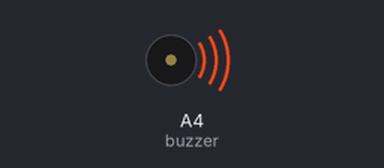
This sketch was run on a simulated Arduino Uno, built with avr-gcc and run on an emulated ATmega328P. Shown: buzzer (waves = sounding).

Above: at 1.3 s.
At 86.6 s:
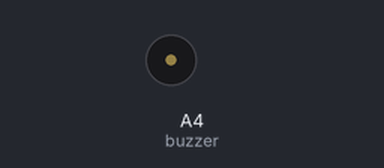
Timing chart, 0 to 88.1 s (numbered marks = the images above):
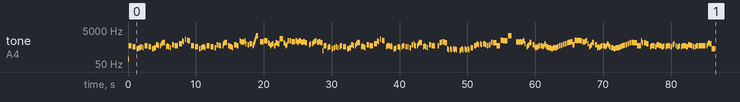

The sketch:

__.ino
```cpp
// 葬送のフリーレン OP 勇者 (anime version)

#include <avr/pgmspace.h>

#define NOTE_B0  31
#define NOTE_C1  33
#define NOTE_CS1 35
#define NOTE_D1  37
#define NOTE_DS1 39
#define NOTE_E1  41
#define NOTE_F1  44
#define NOTE_FS1 46
#define NOTE_G1  49
#define NOTE_GS1 52
#define NOTE_A1  55
#define NOTE_AS1 58
#define NOTE_B1  62
#define NOTE_C2  65
#define NOTE_CS2 69
#define NOTE_D2  73
#define NOTE_DS2 78
#define NOTE_E2  82
#define NOTE_F2  87
#define NOTE_FS2 93
#define NOTE_G2  98
#define NOTE_GS2 104
#define NOTE_A2  110
#define NOTE_AS2 117
#define NOTE_B2  123
#define NOTE_C3  131
#define NOTE_CS3 139
#define NOTE_D3  147
#define NOTE_DS3 156
#define NOTE_E3  165
#define NOTE_F3  175
#define NOTE_FS3 185
#define NOTE_G3  196
#define NOTE_GS3 208
#define NOTE_A3  220
#define NOTE_AS3 233
#define NOTE_B3  247
#define NOTE_C4  262
#define NOTE_CS4 277
#define NOTE_D4  294
#define NOTE_DS4 311
#define NOTE_E4  330
#define NOTE_F4  349
#define NOTE_FS4 370
#define NOTE_G4  392
#define NOTE_GS4 415
#define NOTE_A4  440
#define NOTE_AS4 466
#define NOTE_B4  494
#define NOTE_C5  523
#define NOTE_CS5 554
#define NOTE_D5  587
#define NOTE_DS5 622
#define NOTE_E5  659
#define NOTE_F5  698
#define NOTE_FS5 740
#define NOTE_G5  784
#define NOTE_GS5 831
#define NOTE_A5  880
#define NOTE_AS5 932
#define NOTE_B5  988
#define NOTE_C6  1047
#define NOTE_CS6 1109
#define NOTE_D6  1175
#define NOTE_DS6 1245
#define NOTE_E6  1319
#define NOTE_F6  1397
#define NOTE_FS6 1480
#define NOTE_G6  1568
#define NOTE_GS6 1661
#define NOTE_A6  1760
#define NOTE_AS6 1865
#define NOTE_B6  1976
#define NOTE_C7  2093
#define NOTE_CS7 2217
#define NOTE_D7  2349
#define NOTE_DS7 2489
#define NOTE_E7  2637
#define NOTE_F7  2794
#define NOTE_FS7 2960
#define NOTE_G7  3136
#define NOTE_GS7 3322
#define NOTE_A7  3520
#define NOTE_AS7 3729
#define NOTE_B7  3951
#define NOTE_C8  4186
#define NOTE_CS8 4435
#define NOTE_D8  4699
#define NOTE_DS8 4978
#define NOTE_E8  5274
#define NOTE_F8  5588
#define NOTE_FS8 5920
#define NOTE_G8  6272
#define NOTE_GS8 6645
#define NOTE_A8  7074
#define NOTE_AS8 7459
#define NOTE_B8  7902
#define REST 0

int tempo = 104;
int buzzer = A4;

const int melody[] PROGMEM = {
  NOTE_G2,16,NOTE_D5,16,NOTE_D5,16,NOTE_D5,16,REST,16,NOTE_C5,16,NOTE_C5,16,NOTE_C5,16,REST,16,
  NOTE_G4,8,NOTE_AS4,8,NOTE_C5,8,NOTE_AS4,16,REST,16,NOTE_D5,16,NOTE_D5,16,NOTE_D5,16,REST,16,NOTE_C5,16,NOTE_C5,16,NOTE_C5,16,REST,16,
  NOTE_G4,8,NOTE_AS4,8,NOTE_F5,8,NOTE_D5,16,REST,16,NOTE_D5,16,NOTE_G5,16,NOTE_A5,16,NOTE_AS5,16,NOTE_A5,16,REST,16,NOTE_C5,16,NOTE_D5,16,NOTE_C5,8,NOTE_AS4,16,REST,16,
  NOTE_F5,6,NOTE_D5,4,REST,16,NOTE_G5,16,NOTE_G5,16,NOTE_G5,16,NOTE_D6,16,NOTE_C6,16,REST,16,NOTE_F6,16,REST,16,NOTE_DS6,16,NOTE_D6,8,REST,16,
  NOTE_D5,16,NOTE_D5,16,NOTE_D5,16,REST,16,NOTE_C5,16,NOTE_C5,16,NOTE_C5,16,REST,16,NOTE_G4,8,NOTE_AS4,8,NOTE_C5,8,NOTE_AS4,16,REST,16,
  NOTE_D5,16,NOTE_D5,16,NOTE_D5,16,REST,16,NOTE_C5,16,NOTE_C5,16,NOTE_C5,16,REST,16,NOTE_AS4,8,NOTE_F5,8,NOTE_DS5,16,NOTE_D5,8,REST,16,
  NOTE_D5,16,NOTE_G5,16,NOTE_A5,16,NOTE_AS5,16,NOTE_A5,16,REST,16,NOTE_D5,8,NOTE_C5,8,NOTE_AS4,16,REST,16,NOTE_F5,6,NOTE_D5,8,REST,16,
  NOTE_D6,16,NOTE_C6,16,NOTE_AS5,16,NOTE_C6,16,NOTE_AS5,16,NOTE_D6,16,NOTE_G5,16,REST,16,NOTE_F5,8,NOTE_G5,16,NOTE_G5,8,
  NOTE_D5,16,NOTE_F5,32,NOTE_G5,32,NOTE_AS5,32,NOTE_D6,32,NOTE_G6,32,NOTE_AS6,32,NOTE_D7,8,REST,8,NOTE_C6,4,NOTE_D6,4,
  NOTE_A5,16,NOTE_G5,16,NOTE_D5,16,NOTE_F5,16,NOTE_G5,8,NOTE_D5,8,NOTE_A5,8,NOTE_G5,8,NOTE_G6,4,
  NOTE_A5,16,NOTE_G5,16,NOTE_D5,16,NOTE_F5,16,NOTE_D6,8,NOTE_D6,8,NOTE_C6,4,NOTE_D6,8,NOTE_AS5,16,NOTE_C6,16,NOTE_D6,8,NOTE_AS5,8,NOTE_C6,8,NOTE_A5,8,REST,8,
  NOTE_F5,16,NOTE_G5,16,REST,16,NOTE_G5,16,NOTE_AS5,16,NOTE_C6,16,NOTE_D6,8,NOTE_AS5,8,NOTE_C6,8,NOTE_A5,8,
  NOTE_D4,16,NOTE_D5,16,NOTE_D5,16,NOTE_D5,16,REST,16,NOTE_AS4,16,NOTE_C5,16,NOTE_C5,16,REST,16,NOTE_G4,8,NOTE_AS4,8,NOTE_C5,8,NOTE_AS4,16,REST,16,NOTE_C5,16,NOTE_D5,16,NOTE_D5,16,REST,16,NOTE_C5,16,NOTE_C5,16,NOTE_C5,16,REST,16,NOTE_G4,8,NOTE_AS4,8,NOTE_F5,8,NOTE_D5,16,REST,16,
  NOTE_D5,16,NOTE_G5,16,NOTE_A5,16,NOTE_AS5,16,NOTE_A5,16,REST,16,NOTE_C5,16,NOTE_D5,16,NOTE_C5,8,NOTE_AS4,16,REST,16,NOTE_F5,6,NOTE_D5,4,REST,16,
  NOTE_G5,16,NOTE_G5,16,NOTE_G5,16,NOTE_D6,16,NOTE_C6,16,REST,16,NOTE_F6,16,REST,16,NOTE_DS6,16,NOTE_D6,8,REST,16,NOTE_C5,16,NOTE_D5,16,NOTE_D5,16,NOTE_D5,16,NOTE_C5,16,NOTE_D5,16,NOTE_C5,16,REST,16,
  NOTE_G4,16,NOTE_G4,16,NOTE_AS4,16,REST,16,NOTE_C5,8,NOTE_AS4,16,REST,16,NOTE_C5,16,NOTE_D5,16,NOTE_D5,16,REST,16,NOTE_C5,8,NOTE_C5,16,REST,16,NOTE_AS4,8,NOTE_F5,8,NOTE_G5,16,NOTE_D5,8,REST,16,
  NOTE_D5,16,NOTE_G5,16,NOTE_A5,16,NOTE_AS5,16,NOTE_A5,16,REST,16,NOTE_C5,16,NOTE_D5,16,NOTE_C5,8,NOTE_AS4,16,REST,16,NOTE_F5,6,NOTE_D5,4,REST,8,
  NOTE_D5,8,NOTE_A5,16,NOTE_AS5,8,NOTE_C6,8,NOTE_AS5,16,NOTE_A5,8,
  NOTE_G4,16,NOTE_F4,16,REST,16,NOTE_G4,16,NOTE_F4,16,REST,16,NOTE_G4,16,NOTE_F4,16,NOTE_G4,16,NOTE_F4,16,REST,6,
  NOTE_D4,16,NOTE_F4,16,NOTE_G4,16,NOTE_F4,16,REST,16,NOTE_G4,16,NOTE_F4,8,NOTE_G4,16,NOTE_F4,16,REST,16,NOTE_AS4,16,NOTE_A4,8,REST,16,
  NOTE_D5,16,NOTE_D5,16,NOTE_F5,16,NOTE_G5,16,NOTE_F5,16,REST,16,NOTE_G5,16,NOTE_F5,16,REST,16,NOTE_G5,8,NOTE_F5,8,NOTE_D5,8,NOTE_F5,8,NOTE_AS5,8,NOTE_A5,4,NOTE_D5,4,NOTE_DS6,6,NOTE_D6,16,NOTE_D6,4,NOTE_D7,4,REST,4,
  NOTE_C6,16,NOTE_AS5,16,NOTE_C6,16,NOTE_AS5,16,NOTE_C6,16,NOTE_AS5,16,NOTE_C6,16,NOTE_D6,8,NOTE_G5,16,REST,16,
  NOTE_C5,16,NOTE_D5,16,NOTE_E5,16,NOTE_AS5,16,NOTE_A5,16,REST,16,NOTE_F5,8,NOTE_AS4,16,NOTE_C5,16,NOTE_AS4,16,NOTE_C5,16,NOTE_D5,8,NOTE_D5,16,NOTE_D5,16,NOTE_C5,16,NOTE_D5,16,NOTE_G5,16,NOTE_F5,16,NOTE_C5,8,NOTE_AS4,16,NOTE_AS4,8,
  NOTE_G4,8,NOTE_A4,8,NOTE_AS4,8,NOTE_C5,8,NOTE_D5,8,NOTE_DS5,8,NOTE_FS5,8,NOTE_G5,8,NOTE_A5,8,NOTE_AS5,8,NOTE_C6,8,NOTE_F5,8,NOTE_DS6,8,NOTE_D6,16,NOTE_DS6,8,NOTE_D6,16,NOTE_D6,8,NOTE_C6,16,NOTE_AS5,16,NOTE_C6,16,NOTE_D6,8,NOTE_G5,16,REST,16,
  NOTE_C5,16,NOTE_D5,16,NOTE_F5,16,NOTE_AS5,16,NOTE_A5,16,REST,16,NOTE_F5,8,NOTE_AS4,16,NOTE_C5,16,NOTE_AS4,16,NOTE_C5,16,NOTE_D5,8,NOTE_D5,16,NOTE_D5,16,NOTE_C5,16,NOTE_D5,16,NOTE_G5,16,NOTE_F5,16,NOTE_C5,8,NOTE_AS4,16,NOTE_AS4,8,
  NOTE_G4,8,NOTE_A4,8,NOTE_AS4,8,NOTE_C5,8,NOTE_D5,8,NOTE_DS5,8,NOTE_F5,8,NOTE_G5,8,NOTE_A5,8,NOTE_AS5,8,NOTE_A5,4,
  NOTE_D5,8,NOTE_D5,16,NOTE_D5,16,NOTE_D6,16,NOTE_A5,16,REST,16,NOTE_A5,8,NOTE_G5,16,NOTE_G5,8,REST,16,NOTE_C5,16,NOTE_D5,16,NOTE_D5,16,NOTE_D5,8,NOTE_C5,8,
  NOTE_F5,8,NOTE_DS5,16,NOTE_D5,8,NOTE_C5,8,NOTE_D5,16,REST,16,NOTE_C5,16,NOTE_D5,16,NOTE_D5,16,NOTE_D5,8,NOTE_C5,8,NOTE_F5,16,NOTE_G5,16,REST,16,NOTE_D5,16,REST,16,NOTE_C5,8,NOTE_D5,16,REST,16,NOTE_C5,16,NOTE_D5,16,NOTE_D5,16,NOTE_D5,8,NOTE_C5,8,
  NOTE_F5,8,NOTE_DS5,16,NOTE_D5,8,NOTE_C5,8,NOTE_C5,16,NOTE_D5,16,NOTE_D5,16,REST,16,NOTE_D5,16,NOTE_D5,8,NOTE_D5,16,NOTE_D5,16,NOTE_D5,16,NOTE_D5,16,REST,16,NOTE_D5,16,NOTE_G5,16,NOTE_A5,16,NOTE_G5,8,NOTE_G4,4,
};

int notes = sizeof(melody) / sizeof(melody[0]) / 2;
int wholenote = (60000 * 4) / tempo;

void playMelody(const int melody[], int notes, int wholenote) {
  for (int thisNote = 0; thisNote < notes * 2; thisNote += 2) {

    int pitch = pgm_read_word(&melody[thisNote]);
    int divider = pgm_read_word(&melody[thisNote + 1]);

    int noteDuration;

    if (divider > 0) {
      // 正常音符
      noteDuration = wholenote / divider;
    } else {
      // 負音符（1.5倍）
      noteDuration = wholenote / abs(divider);
      noteDuration = noteDuration * 1.5;
    }

    tone(buzzer, pitch, noteDuration * 0.9);
    delay(noteDuration);
    noTone(buzzer);
  }
}

void setup() {
  playMelody(melody, notes, wholenote);
}

void loop() {
}
```
